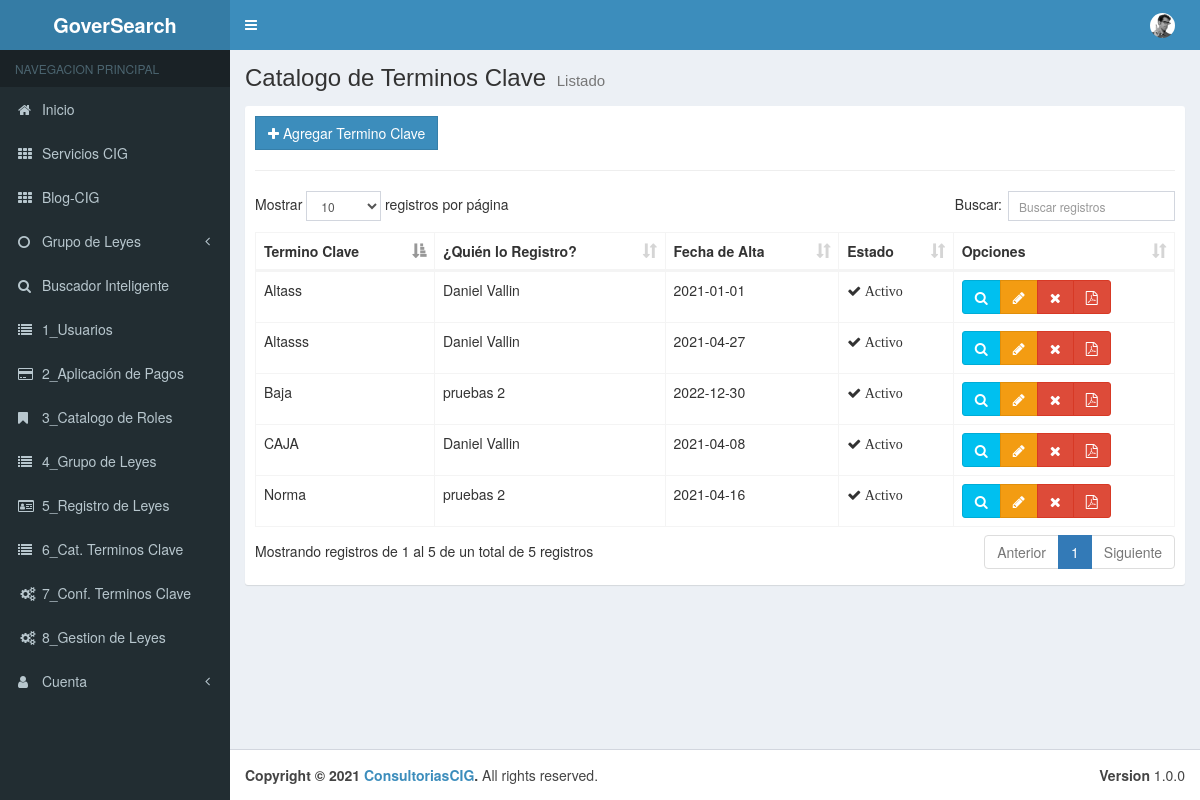
The page /Menu/cClaves on the database as committed earlier.
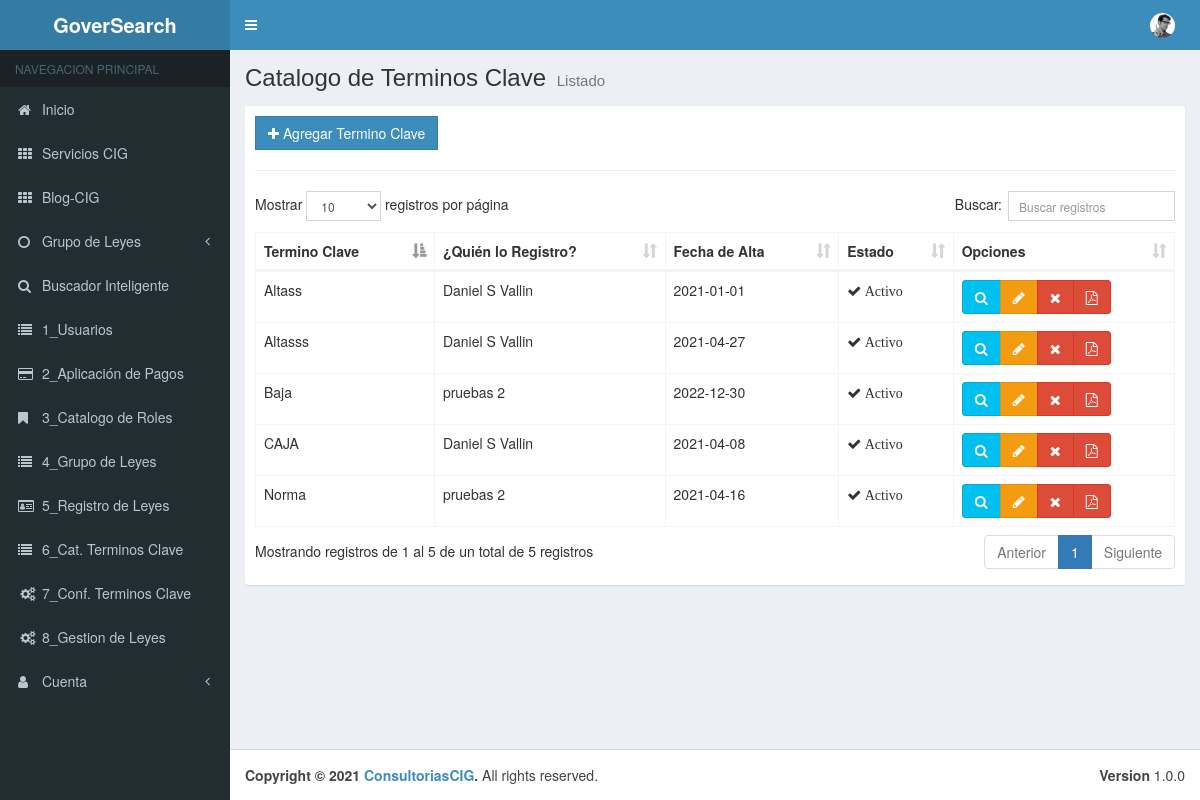
The same page on the database as committed later.
### tables this page shows
CREATE TABLE `tbl_claves` (
  `pk_Ter_Clave` int(11) NOT NULL,
  `Termino_Clave` varchar(50) NOT NULL,
  `Usuario_pk` int(20) NOT NULL,
  `Fecha_Alta` date NOT NULL,
  `Estado` bit(1) NOT NULL
);

CREATE TABLE `tbl_usuarios` (
  `pk_Usuario` int(11) NOT NULL,
  `Nombre` varchar(50) NOT NULL,
  `Apellidos` varchar(50) NOT NULL,
  `Telefono` varchar(10) NOT NULL,
  `Correo` varchar(50) NOT NULL,
  `Usuario` varchar(50) NOT NULL,
  `Contrasena` varchar(50) NOT NULL,
  `Fecha_Alta` date NOT NULL,
  `User_Rol_pk` int(11) NOT NULL,
  `Estado` bit(1) NOT NULL
);

### application/controllers/Menu/cClaves.php (called while the page is built, shortened)
<?php
class cClaves extends CI_Controller {
	public function __construct(){
		$this->load->model("Grupo_Leyes_Model");
		$this->load->model("Claves_Model");
		$this->load->model("User_Model");
	}
	public function index()
	{
		$data = array(
			'cGrupos' =>$this->Grupo_Leyes_Model->getGrupo_Model(),
			'cClaves' =>$this->Claves_Model->getClave(),
	   );
		$this->load->view("layouts/header");
		$this->load->view("layouts/aside", $data);
		$this->load->view("admin/Menu/vClaves/list", $data);
		$this->load->view("layouts/footer");
	}
}

### index.php (called while the page is built, shortened)
<?php
require_once BASEPATH.'core/CodeIgniter.php';

### application/models/Claves_Model.php (called while the page is built, shortened)
<?php
class Claves_Model extends CI_Model {
    public function getClave(){
        $this->db->select("c.* ,u.Nombre as Nombre");
        $this->db->select("c.* ,u.Apellidos as Apellidos");
        $this->db->from("tbl_claves c");
        $this->db->join("tbl_usuarios u","c.Usuario_pk = u.pk_Usuario");
        $this->db->where("c.Estado","1");
        $resultados = $this->db->get();
        return $resultados->result();
    }
}

### application/views/admin/Menu/vClaves/list.php (the view)
<div class="content-wrapper">
    <section class="content-header">
        <h1>
        Catalogo de Terminos Clave
        <small>Listado</small>
        </h1>
    </section>
    <section class="content">
        <div class="box box-solid">
            <div class="box-body">
                <div class="row">
                        <div class="col-md-12">
                        <a href="<?php echo base_url();?>Menu/cClaves/add" class="btn btn-primary btn-flat"><span class="fa fa-plus"></span> Agregar Termino Clave</a>
                        </div>
                    </div>
                        <hr>
                    <div class="row">
                        <div class="col-md-12">
                            <table id="example1" class="table table-bordered table-hover">
                                <thead>
                                    <tr>
                                        <th>Termino Clave</th>
                                        <th>¿Quién lo Registro?</th>
                                        <th>Fecha de Alta</th>
                                        <th>Estado</th>
                                        <th>Opciones</th>
                                    </tr>
                                </thead>
                                <tbody>
                                    <?php if(!empty($cClaves)):?>
                                        <?php foreach($cClaves as $cClave):?>
                                            <tr>
                                                <td><?php echo $cClave->Termino_Clave;?></td>
                                                <td><?php echo $cClave->Nombre; echo " "; echo $cClave->Apellidos;?></td>
                                                <td><?php echo $cClave->Fecha_Alta;?></td>
                                                    <?php $dataClave = $cClave->Termino_Clave."*".$cClave->Nombre."*".$cClave->Fecha_Alta; ?>
                                                <td>
                                                    <?php if($cClave->Estado == 0): ?>
                                                        <span class="fa fa-times"> Inactivo</span>
                                                    <?php else:?>
                                                        <span class="fa fa-check"> Activo</span>
                                                    <?php endif;?>
                                                </td>
                                                <td>
                                                    <div class="btn-group">
                                                    <button type="button" class="btn btn-info btn-view-claves" data-toggle="modal" data-target="#modal-default" value="<?php echo $dataClave;?>">
                                                        <span class="fa fa-search"></span>
                                                    </button>
                                                        <a href="<?php echo base_url()?>Menu/cClaves/edit/<?php echo $cClave->pk_Ter_Clave;?>" class="btn btn-warning"><span class="fa fa-pencil"></span></a>
                                                        <a href="<?php echo base_url();?>Menu/cClaves/delete/<?php echo $cClave->pk_Ter_Clave;?>" class="btn btn-danger btn-remove"><span class="fa fa-remove"></span></a>
                                                        <a href="<?php echo base_url();?>Menu/cClaves/PDFD/<?php echo $cClave->pk_Ter_Clave;?>" class="btn btn-danger btn-remove"><span class="fa fa-file-pdf-o"></span></a>
                                                    </div>
                                                </td>
                                            </tr>
                                        <?php endforeach;?>
                                    <?php endif;?>
                                </tbody>
                            </table>
                        </div>
                    </div>
            </div>
        </div>
    </section>
</div>

### application/views/layouts/header.php (shortened to what this page needs)
<!DOCTYPE html>
<html lang="es">
<head>
    <link rel="stylesheet" href="<?php echo base_url();?>assets/template/bootstrap/css/bootstrap.min.css">
    <link rel="stylesheet" href="<?php echo base_url();?>assets/template/datatables.net-bs/css/dataTables.bootstrap.min.css">
    <link rel="stylesheet" href="<?php echo base_url();?>assets/template/datatables-export/css/buttons.dataTables.min.css">
    <link rel="stylesheet" href="<?php echo base_url();?>assets/template/font-awesome/css/font-awesome.min.css">
    <link rel="stylesheet" href="<?php echo base_url();?>assets/template/dist/css/AdminLTE.min.css">
    <link rel="stylesheet" href="<?php echo base_url();?>assets/template/dist/css/skins/_all-skins.min.css">
</head>
<body class="hold-transition skin-blue sidebar-mini">
    <div class="wrapper">
        <header class="main-header">
            <a href="<?php echo base_url();?>" class="logo">
                <span class="logo-lg"><b>GoverSearch</b></span>
            </a>
            <nav class="navbar navbar-static-top">
                <a href="#" class="sidebar-toggle" data-toggle="push-menu" role="button">
                </a>
                <div class="navbar-custom-menu">
                    <ul class="nav navbar-nav">
                        <li class="dropdown user user-menu">
                            <a href="#" class="dropdown-toggle" data-toggle="dropdown">
                                <img src="<?php echo base_url()?>assets/template/dist/img/user2-160x160.jpg" class="user-image" alt="User Image">
                            </a>
                        </li>
                    </ul>
                </div>
            </nav>
        </header>

### application/views/layouts/aside.php (shortened to what this page needs)
<aside class="main-sidebar">
    <section class="sidebar">
        <ul class="sidebar-menu" data-widget="tree">
            <li class="header">NAVEGACION PRINCIPAL</li>
            <li>
                <a href="<?php echo base_url();?>">
                    <i class="fa fa-home"></i> <span>Inicio</span>
                </a>
            </li>
                <li class="treeview">
                    <li>
                        <a href="https://consultorescig.mx/"><i class="fa fa-th"></i> <span> Servicios CIG</span>
                        </a>
                    </li>
                </li>
            <li class="treeview">
                    <li>
                        <a href="https://consultorescig.mx/#blog"><i class="fa fa-th"></i> <span>Blog-CIG</span>
                        </a>
                    </li>
                </li>
            <li class="treeview">
                <a href="#">
                    <i class="fa fa-circle-o"></i> <span>Grupo de Leyes</span>
                        <span class="pull-right-container">
                            <i class="fa fa-angle-left pull-right"></i>
                        </span>
                </a>
                </li>
            <li class="treeview">
                    <li>
                    <a href="<?php echo base_url();?>Menu/cBuscador"><i class="fa fa-search"></i><span> Buscador Inteligente</span></a>
                    </li>
                </li>
            <li class="treeview">
                    <li>
                    <a href="<?php echo base_url();?>Menu/cUsuarios"><i class="fa fa-list"></i><span> 1_Usuarios</span> </a>
                    </li>
                </li>
            <li class="treeview">
                    <li>
                    <a href="<?php echo base_url();?>Menu/cPagos"><i class="fa fa-credit-card"></i><span> 2_Aplicación de Pagos</span></a>
                    </li>
                </li>
            <li class="treeview">
                    <li>
                    <a href="<?php echo base_url();?>Menu/cRoles"><i class="fa fa-bookmark"></i><span> 3_Catalogo de Roles</span></a>
                    </li>
                </li>
            <li class="treeview">
                    <li>
                    <a href="<?php echo base_url();?>Menu/cGrupo_Leyes"><i class="fa fa-list"></i><span> 4_Grupo de Leyes</span></a>
                    </li>
                </li>
            <li class="treeview">
                    <li>
                    <a href="<?php echo base_url();?>Menu/cReg_Leyes"><i class="fa fa-id-card-o"></i><span> 5_Registro de Leyes</span></a>
                    </li>
                </li>
            <li class="treeview">
                    <li>
                    <a href="<?php echo base_url();?>Menu/cClaves"><i class="fa fa-list"></i><span> 6_Cat. Terminos Clave</span></a>
                    </li>
                </li>
            <li class="treeview">
                    <li>
                    <a href="<?php echo base_url();?>Menu/cTer_Clave"><i class="fa fa-cogs fa-fw"></i><span> 7_Conf. Terminos Clave</span></a>
                    </li>
                </li>
            <li class="treeview">
                    <li>
                    <a href="<?php echo base_url();?>Menu/cGestion"><i class="fa fa-cogs fa-fw"></i><span> 8_Gestion de Leyes</span></a>
                    </li>
                </li>
             <li class="treeview">
                <a href="#">
                    <i class="fa fa-user"></i> <span>Cuenta</span>
                    <span class="pull-right-container">
                        <i class="fa fa-angle-left pull-right"></i>
                    </span>
                </a>
            </li>
        </ul>
    </section>
</aside>

### application/views/layouts/footer.php (shortened to what this page needs)
<footer class="main-footer">
            <div class="pull-right hidden-xs">
                <b>Version</b> 1.0.0
            </div>
            <strong>Copyright &copy; 2021 <a href="https://consultorescig.mx/">ConsultoriasCIG</a>.</strong> All rights
            reserved.
        </footer>
    </div>
</body>
</html>

Rows that differ between the two databases and show on the page:
changed through a linked row, tbl_claves "CAJA": Usuario_pk.Nombre "Daniel" → "Daniel S"
changed through a linked row, tbl_claves "Altass": Usuario_pk.Nombre "Daniel" → "Daniel S"
changed through a linked row, tbl_claves "Altasss": Usuario_pk.Nombre "Daniel" → "Daniel S"
